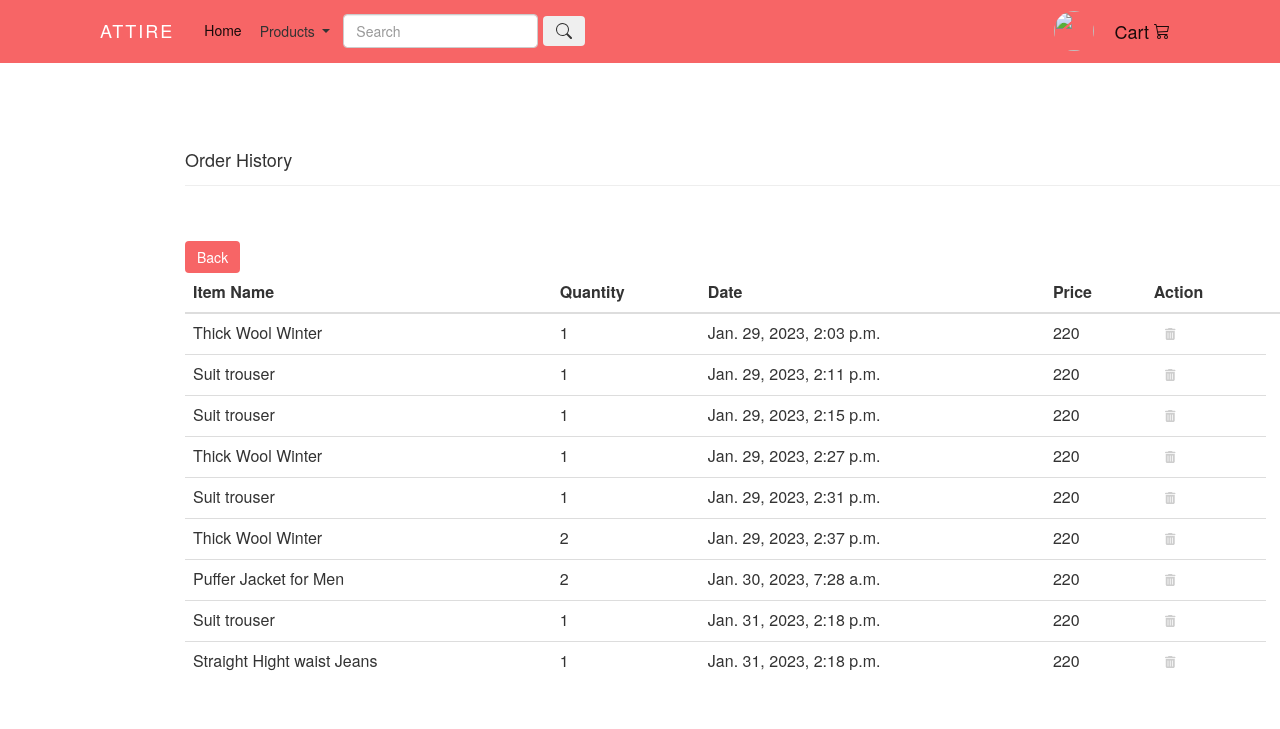
/user/orderhistory/ (signed in), run on the app's committed database.
### user/models.py (models this page shows)
class Cart(models.Model):
    user = models.ForeignKey (User, on_delete=models.CASCADE)
    product = models.ForeignKey (Products, on_delete=models.CASCADE)
    quantity = models.IntegerField(null = False, blank = False)
    created_at = models.DateTimeField(auto_now_add=True)
    added_to_order = models.BooleanField(default=False)

### products/models.py (models this page shows, shortened)
class Products(models.Model):
    uuid = models.UUIDField(default=uuid.uuid4, unique=True, primary_key=True, editable=False)
    name = models.CharField(max_length=60, default='')
    price = models.IntegerField(default=0)
    description = models.CharField(max_length=500, default='', blank=True, null=True)
    color = models.CharField(max_length=250, default='', blank=True, null=True)
    stock = models.CharField(max_length = 200,choices= STOCK, default="")
    status = models.CharField(max_length = 200,choices= STATUS, default="")
    image = models.ImageField(upload_to='static/img/')
    category = models.CharField(choices=PRODUCTCATEGORY, default="All", max_length=100)
    quantity = models.IntegerField(null = False, blank = False , default = "1")

### user/views.py (the view)
# urls.py: path('orderhistory/', views.user_order_history, name ='orderhistory'),
@login_required(login_url='/user/login/')
def user_order_history(request):
    orders = Cart.objects.filter(user = request.user, added_to_order=True)
    cart_queryset = Cart.objects.filter(user=request.user).select_related('product').annotate(total_price=F('product__price')*F('quantity'))
    if cart_queryset.exists():
        total_price = cart_queryset.aggregate(all_total=Sum('total_price'))['all_total']+100
        context = { 'orders' : orders ,"cart_queryset" : cart_queryset , "total": total_price}
        return render(request, 'user/orderviewhistory.html', context)
    return render(request, "user/orderviewhistory.html")

### user/templates/user/orderviewhistory.html (shortened to what this page needs)
{% load static %}
{% load crispy_forms_tags %}
<link href="{% static 'css/homecss/userdash.css' %}" rel="stylesheet">
    {% include 'home/base.html' %} {% block content %}
<div class = "container" style = "padding : 10rem;">
<div class="order-history-title">
    <div class="container" style = "font-weight: bold;">
        <h4>Order History</h4>
        <hr class="my-4">
    </div>
</div>
<div class="container user-order-table">
    <td colspan="2">
        <a class="btn btn-primary" style = "background-color: #F76566 ; border : none; " href = "/user/backtoprofile/" >Back</a>
    </td>
    <table class="table">
        <thead>
        <tr>
            <th>Item Name</th>
            <th>Quantity</th>
            <th>Date</th>
            <th>Price</th>
            <th>Action</th>
            <th></th>
        </tr>
        {%for item in orders %}
        <tr>
            <td>
                {{item.product.name}}
            </td>
            <td>
                {{item.quantity}}
            </td>
            <td>
                {{item.created_at}}
            </td>
            <td>
                {{total}}
            </td>
            <td>
                <a href="/user/deletehistory/{{item.id}}/" class = "remove-cart btn btn-sm secondary mr-3" pid= {{item.id}} style="color: #cecece;"><i class="fas fa-trash-alt"></i></a>
            </tr>
            {% endfor %}
        </thead>
    </table>
</div>
</div>
{% endblock %}

### static/css/homecss/userdash.css (style rules this page uses)
.order-history-title { margin-bottom: 4rem; margin-top: 4rem; background: #FFFFFF; max-width: 30rem !important; border-radius: 1rem; border: 0px; }

### data on the page
Cart: product.name "Thick Wool Winter", quantity "1", created_at "Jan. 29, 2023, 2:03 p.m.", total "220"
Cart: product.name "Suit trouser", quantity "1", created_at "Jan. 29, 2023, 2:11 p.m.", total "220"
Cart: product.name "Suit trouser", quantity "1", created_at "Jan. 29, 2023, 2:15 p.m.", total "220"
Cart: product.name "Thick Wool Winter", quantity "1", created_at "Jan. 29, 2023, 2:27 p.m.", total "220"
Cart: product.name "Suit trouser", quantity "1", created_at "Jan. 29, 2023, 2:31 p.m.", total "220"
Cart: product.name "Thick Wool Winter", quantity "2", created_at "Jan. 29, 2023, 2:37 p.m.", total "220"
Cart: product.name "Puffer Jacket for Men", quantity "2", created_at "Jan. 30, 2023, 7:28 a.m.", total "220"
Cart: product.name "Suit trouser", quantity "1", created_at "Jan. 31, 2023, 2:18 p.m.", total "220"
Cart: product.name "Straight Hight waist Jeans", quantity "1", created_at "Jan. 31, 2023, 2:18 p.m.", total "220"
